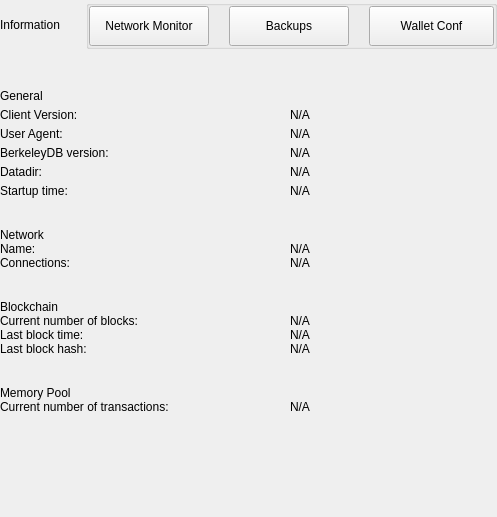
<?xml version="1.0" encoding="UTF-8"?>
<ui version="4.0">
 <class>SettingsInformationWidget</class>
 <widget class="QWidget" name="SettingsInformationWidget">
  <property name="geometry">
   <rect>
    <x>0</x>
    <y>0</y>
    <width>497</width>
    <height>517</height>
   </rect>
  </property>
  <property name="windowTitle">
   <string notr="true">N/A</string>
  </property>
  <layout class="QVBoxLayout" name="verticalLayout">
   <property name="spacing">
    <number>0</number>
   </property>
   <property name="leftMargin">
    <number>0</number>
   </property>
   <property name="topMargin">
    <number>0</number>
   </property>
   <property name="rightMargin">
    <number>0</number>
   </property>
   <property name="bottomMargin">
    <number>0</number>
   </property>
   <item>
    <widget class="QWidget" name="left" native="true">
     <layout class="QVBoxLayout" name="verticalLayout_3">
      <property name="leftMargin">
       <number>0</number>
      </property>
      <property name="topMargin">
       <number>0</number>
      </property>
      <property name="rightMargin">
       <number>0</number>
      </property>
      <property name="bottomMargin">
       <number>0</number>
      </property>
      <item>
       <layout class="QVBoxLayout" name="verticalLayout_2">
        <property name="spacing">
         <number>0</number>
        </property>
        <item>
         <layout class="QHBoxLayout" name="horizontalLayout_3">
          <property name="spacing">
           <number>0</number>
          </property>
          <item>
           <widget class="QLabel" name="labelTitle">
            <property name="text">
             <string>Information</string>
            </property>
           </widget>
          </item>
          <item>
           <spacer name="horizontalSpacer">
            <property name="orientation">
             <enum>Qt::Horizontal</enum>
            </property>
            <property name="sizeHint" stdset="0">
             <size>
              <width>40</width>
              <height>20</height>
             </size>
            </property>
           </spacer>
          </item>
          <item>
           <widget class="QGroupBox" name="groupBox">
            <property name="title">
             <string/>
            </property>
            <layout class="QHBoxLayout" name="horizontalLayout_4">
             <property name="spacing">
              <number>20</number>
             </property>
             <property name="leftMargin">
              <number>0</number>
             </property>
             <property name="topMargin">
              <number>0</number>
             </property>
             <property name="rightMargin">
              <number>0</number>
             </property>
             <property name="bottomMargin">
              <number>0</number>
             </property>
             <item>
              <widget class="QPushButton" name="pushButtonNetworkMonitor">
               <property name="minimumSize">
                <size>
                 <width>120</width>
                 <height>40</height>
                </size>
               </property>
               <property name="maximumSize">
                <size>
                 <width>16777215</width>
                 <height>40</height>
                </size>
               </property>
               <property name="focusPolicy">
                <enum>Qt::NoFocus</enum>
               </property>
               <property name="text">
                <string>Network Monitor</string>
               </property>
              </widget>
             </item>
             <item>
              <widget class="QPushButton" name="pushButtonBackups">
               <property name="minimumSize">
                <size>
                 <width>120</width>
                 <height>40</height>
                </size>
               </property>
               <property name="maximumSize">
                <size>
                 <width>120</width>
                 <height>40</height>
                </size>
               </property>
               <property name="focusPolicy">
                <enum>Qt::NoFocus</enum>
               </property>
               <property name="text">
                <string>Backups</string>
               </property>
               <property name="checkable">
                <bool>false</bool>
               </property>
               <property name="autoExclusive">
                <bool>false</bool>
               </property>
              </widget>
             </item>
             <item>
              <widget class="QPushButton" name="pushButtonFile">
               <property name="minimumSize">
                <size>
                 <width>125</width>
                 <height>40</height>
                </size>
               </property>
               <property name="maximumSize">
                <size>
                 <width>125</width>
                 <height>40</height>
                </size>
               </property>
               <property name="focusPolicy">
                <enum>Qt::NoFocus</enum>
               </property>
               <property name="text">
                <string>Wallet Conf</string>
               </property>
               <property name="checkable">
                <bool>false</bool>
               </property>
               <property name="checked">
                <bool>false</bool>
               </property>
               <property name="autoExclusive">
                <bool>false</bool>
               </property>
              </widget>
             </item>
            </layout>
           </widget>
          </item>
         </layout>
        </item>
        <item>
         <spacer name="verticalSpacer_2">
          <property name="orientation">
           <enum>Qt::Vertical</enum>
          </property>
          <property name="sizeType">
           <enum>QSizePolicy::Fixed</enum>
          </property>
          <property name="sizeHint" stdset="0">
           <size>
            <width>20</width>
            <height>40</height>
           </size>
          </property>
         </spacer>
        </item>
        <item>
         <widget class="QWidget" name="layoutOptions1" native="true">
          <layout class="QVBoxLayout" name="verticalLayout_9">
           <property name="spacing">
            <number>5</number>
           </property>
           <property name="leftMargin">
            <number>0</number>
           </property>
           <property name="topMargin">
            <number>0</number>
           </property>
           <property name="rightMargin">
            <number>0</number>
           </property>
           <property name="bottomMargin">
            <number>10</number>
           </property>
           <item>
            <widget class="QLabel" name="labelTitleGeneral">
             <property name="text">
              <string>General</string>
             </property>
            </widget>
           </item>
           <item>
            <layout class="QHBoxLayout" name="horizontalLayout" stretch="0,1">
             <property name="spacing">
              <number>0</number>
             </property>
             <item>
              <widget class="QLabel" name="labelTitleClient">
               <property name="minimumSize">
                <size>
                 <width>290</width>
                 <height>0</height>
                </size>
               </property>
               <property name="maximumSize">
                <size>
                 <width>290</width>
                 <height>16777215</height>
                </size>
               </property>
               <property name="text">
                <string>Client Version:</string>
               </property>
              </widget>
             </item>
             <item>
              <widget class="QLabel" name="labelInfoClient">
               <property name="cursor">
                <cursorShape>IBeamCursor</cursorShape>
               </property>
               <property name="text">
                <string notr="true">N/A</string>
               </property>
               <property name="textInteractionFlags">
                <set>Qt::LinksAccessibleByMouse|Qt::TextSelectableByKeyboard|Qt::TextSelectableByMouse</set>
               </property>
              </widget>
             </item>
            </layout>
           </item>
           <item>
            <layout class="QHBoxLayout" name="horizontalAgent" stretch="0,1">
             <property name="spacing">
              <number>0</number>
             </property>
             <item>
              <widget class="QLabel" name="labelTitleAgent">
               <property name="minimumSize">
                <size>
                 <width>290</width>
                 <height>0</height>
                </size>
               </property>
               <property name="maximumSize">
                <size>
                 <width>290</width>
                 <height>16777215</height>
                </size>
               </property>
               <property name="text">
                <string>User Agent:</string>
               </property>
              </widget>
             </item>
             <item>
              <widget class="QLabel" name="labelInfoAgent">
               <property name="cursor">
                <cursorShape>IBeamCursor</cursorShape>
               </property>
               <property name="text">
                <string notr="true">N/A</string>
               </property>
               <property name="textInteractionFlags">
                <set>Qt::LinksAccessibleByMouse|Qt::TextSelectableByKeyboard|Qt::TextSelectableByMouse</set>
               </property>
              </widget>
             </item>
            </layout>
           </item>
           <item>
            <layout class="QHBoxLayout" name="horizontalBerkely" stretch="0,1">
             <property name="spacing">
              <number>0</number>
             </property>
             <item>
              <widget class="QLabel" name="labelTitleBerkeley">
               <property name="minimumSize">
                <size>
                 <width>290</width>
                 <height>0</height>
                </size>
               </property>
               <property name="maximumSize">
                <size>
                 <width>290</width>
                 <height>16777215</height>
                </size>
               </property>
               <property name="text">
                <string>BerkeleyDB version:</string>
               </property>
              </widget>
             </item>
             <item>
              <widget class="QLabel" name="labelInfoBerkeley">
               <property name="cursor">
                <cursorShape>IBeamCursor</cursorShape>
               </property>
               <property name="text">
                <string notr="true">N/A</string>
               </property>
               <property name="textInteractionFlags">
                <set>Qt::LinksAccessibleByMouse|Qt::TextSelectableByKeyboard|Qt::TextSelectableByMouse</set>
               </property>
              </widget>
             </item>
            </layout>
           </item>
           <item>
            <layout class="QHBoxLayout" name="horizontalDataDir" stretch="0,1">
             <property name="spacing">
              <number>0</number>
             </property>
             <item>
              <widget class="QLabel" name="labelTitleDataDir">
               <property name="minimumSize">
                <size>
                 <width>290</width>
                 <height>0</height>
                </size>
               </property>
               <property name="maximumSize">
                <size>
                 <width>290</width>
                 <height>16777215</height>
                </size>
               </property>
               <property name="text">
                <string>Datadir:</string>
               </property>
              </widget>
             </item>
             <item>
              <widget class="QLabel" name="labelInfoDataDir">
               <property name="cursor">
                <cursorShape>IBeamCursor</cursorShape>
               </property>
               <property name="text">
                <string notr="true">N/A</string>
               </property>
               <property name="wordWrap">
                <bool>true</bool>
               </property>
               <property name="textInteractionFlags">
                <set>Qt::LinksAccessibleByMouse|Qt::TextSelectableByKeyboard|Qt::TextSelectableByMouse</set>
               </property>
              </widget>
             </item>
            </layout>
           </item>
           <item>
            <layout class="QHBoxLayout" name="horizontalTime" stretch="0,1">
             <property name="spacing">
              <number>0</number>
             </property>
             <item>
              <widget class="QLabel" name="labelTitleTime">
               <property name="minimumSize">
                <size>
                 <width>290</width>
                 <height>0</height>
                </size>
               </property>
               <property name="maximumSize">
                <size>
                 <width>290</width>
                 <height>16777215</height>
                </size>
               </property>
               <property name="text">
                <string>Startup time:</string>
               </property>
              </widget>
             </item>
             <item>
              <widget class="QLabel" name="labelInfoTime">
               <property name="cursor">
                <cursorShape>IBeamCursor</cursorShape>
               </property>
               <property name="text">
                <string notr="true">N/A</string>
               </property>
               <property name="textInteractionFlags">
                <set>Qt::LinksAccessibleByMouse|Qt::TextSelectableByKeyboard|Qt::TextSelectableByMouse</set>
               </property>
              </widget>
             </item>
            </layout>
           </item>
          </layout>
         </widget>
        </item>
        <item>
         <spacer name="verticalSpacer_3">
          <property name="orientation">
           <enum>Qt::Vertical</enum>
          </property>
          <property name="sizeType">
           <enum>QSizePolicy::Minimum</enum>
          </property>
          <property name="sizeHint" stdset="0">
           <size>
            <width>20</width>
            <height>20</height>
           </size>
          </property>
         </spacer>
        </item>
        <item>
         <widget class="QLabel" name="labelTitleNetwork">
          <property name="text">
           <string>Network</string>
          </property>
         </widget>
        </item>
        <item>
         <layout class="QHBoxLayout" name="horizontalName" stretch="0,1">
          <property name="spacing">
           <number>0</number>
          </property>
          <item>
           <widget class="QLabel" name="labelTitleName">
            <property name="minimumSize">
             <size>
              <width>290</width>
              <height>0</height>
             </size>
            </property>
            <property name="maximumSize">
             <size>
              <width>290</width>
              <height>16777215</height>
             </size>
            </property>
            <property name="text">
             <string>Name:</string>
            </property>
           </widget>
          </item>
          <item>
           <widget class="QLabel" name="labelInfoName">
            <property name="cursor">
             <cursorShape>IBeamCursor</cursorShape>
            </property>
            <property name="text">
             <string notr="true">N/A</string>
            </property>
            <property name="textInteractionFlags">
             <set>Qt::LinksAccessibleByMouse|Qt::TextSelectableByKeyboard|Qt::TextSelectableByMouse</set>
            </property>
           </widget>
          </item>
         </layout>
        </item>
        <item>
         <layout class="QHBoxLayout" name="horizontalConnections" stretch="0,1">
          <property name="spacing">
           <number>0</number>
          </property>
          <item>
           <widget class="QLabel" name="labelTitleConnections">
            <property name="minimumSize">
             <size>
              <width>290</width>
              <height>0</height>
             </size>
            </property>
            <property name="maximumSize">
             <size>
              <width>290</width>
              <height>16777215</height>
             </size>
            </property>
            <property name="text">
             <string>Connections:</string>
            </property>
           </widget>
          </item>
          <item>
           <widget class="QLabel" name="labelInfoConnections">
            <property name="cursor">
             <cursorShape>IBeamCursor</cursorShape>
            </property>
            <property name="text">
             <string notr="true">N/A</string>
            </property>
            <property name="textInteractionFlags">
             <set>Qt::LinksAccessibleByMouse|Qt::TextSelectableByKeyboard|Qt::TextSelectableByMouse</set>
            </property>
           </widget>
          </item>
         </layout>
        </item>
        <item>
         <widget class="QWidget" name="layoutOptions2" native="true">
          <layout class="QHBoxLayout" name="horizontalMasternodes" stretch="">
           <property name="spacing">
            <number>0</number>
           </property>
           <property name="leftMargin">
            <number>0</number>
           </property>
           <property name="topMargin">
            <number>0</number>
           </property>
           <property name="rightMargin">
            <number>0</number>
           </property>
           <property name="bottomMargin">
            <number>10</number>
           </property>
          </layout>
         </widget>
        </item>
        <item>
         <spacer name="verticalSpacer_4">
          <property name="orientation">
           <enum>Qt::Vertical</enum>
          </property>
          <property name="sizeType">
           <enum>QSizePolicy::Minimum</enum>
          </property>
          <property name="sizeHint" stdset="0">
           <size>
            <width>20</width>
            <height>20</height>
           </size>
          </property>
         </spacer>
        </item>
        <item>
         <widget class="QLabel" name="labelTitleBlockchain">
          <property name="text">
           <string>Blockchain</string>
          </property>
         </widget>
        </item>
        <item>
         <layout class="QHBoxLayout" name="horizontalBlockNumber" stretch="0,1">
          <property name="spacing">
           <number>0</number>
          </property>
          <item>
           <widget class="QLabel" name="labelTitleBlockNumber">
            <property name="minimumSize">
             <size>
              <width>290</width>
              <height>0</height>
             </size>
            </property>
            <property name="maximumSize">
             <size>
              <width>290</width>
              <height>16777215</height>
             </size>
            </property>
            <property name="text">
             <string>Current number of blocks:</string>
            </property>
           </widget>
          </item>
          <item>
           <widget class="QLabel" name="labelInfoBlockNumber">
            <property name="cursor">
             <cursorShape>IBeamCursor</cursorShape>
            </property>
            <property name="text">
             <string notr="true">N/A</string>
            </property>
            <property name="textInteractionFlags">
             <set>Qt::LinksAccessibleByMouse|Qt::TextSelectableByKeyboard|Qt::TextSelectableByMouse</set>
            </property>
           </widget>
          </item>
         </layout>
        </item>
        <item>
         <layout class="QHBoxLayout" name="horizontalBlockTime" stretch="0,1">
          <property name="spacing">
           <number>0</number>
          </property>
          <item>
           <widget class="QLabel" name="labelTitleBlockTime">
            <property name="minimumSize">
             <size>
              <width>290</width>
              <height>0</height>
             </size>
            </property>
            <property name="maximumSize">
             <size>
              <width>290</width>
              <height>16777215</height>
             </size>
            </property>
            <property name="text">
             <string>Last block time:</string>
            </property>
           </widget>
          </item>
          <item>
           <widget class="QLabel" name="labelInfoBlockTime">
            <property name="cursor">
             <cursorShape>IBeamCursor</cursorShape>
            </property>
            <property name="text">
             <string notr="true">N/A</string>
            </property>
            <property name="textInteractionFlags">
             <set>Qt::LinksAccessibleByMouse|Qt::TextSelectableByKeyboard|Qt::TextSelectableByMouse</set>
            </property>
           </widget>
          </item>
         </layout>
        </item>
        <item>
         <widget class="QWidget" name="layoutOptions3" native="true">
          <layout class="QHBoxLayout" name="horizontalBlockHash" stretch="0,1">
           <property name="spacing">
            <number>0</number>
           </property>
           <property name="leftMargin">
            <number>0</number>
           </property>
           <property name="topMargin">
            <number>0</number>
           </property>
           <property name="rightMargin">
            <number>0</number>
           </property>
           <property name="bottomMargin">
            <number>10</number>
           </property>
           <item>
            <widget class="QLabel" name="labelTitleBlockHash">
             <property name="minimumSize">
              <size>
               <width>290</width>
               <height>0</height>
              </size>
             </property>
             <property name="maximumSize">
              <size>
               <width>290</width>
               <height>16777215</height>
              </size>
             </property>
             <property name="text">
              <string>Last block hash:</string>
             </property>
            </widget>
           </item>
           <item>
            <widget class="QLabel" name="labelInfoBlockHash">
             <property name="cursor">
              <cursorShape>IBeamCursor</cursorShape>
             </property>
             <property name="text">
              <string notr="true">N/A</string>
             </property>
             <property name="textInteractionFlags">
              <set>Qt::LinksAccessibleByMouse|Qt::TextSelectableByKeyboard|Qt::TextSelectableByMouse</set>
             </property>
            </widget>
           </item>
          </layout>
         </widget>
        </item>
        <item>
         <spacer name="verticalSpacer_5">
          <property name="orientation">
           <enum>Qt::Vertical</enum>
          </property>
          <property name="sizeType">
           <enum>QSizePolicy::Fixed</enum>
          </property>
          <property name="sizeHint" stdset="0">
           <size>
            <width>20</width>
            <height>20</height>
           </size>
          </property>
         </spacer>
        </item>
        <item>
         <widget class="QLabel" name="labelTitleMemory">
          <property name="text">
           <string>Memory Pool</string>
          </property>
         </widget>
        </item>
        <item>
         <layout class="QHBoxLayout" name="horizontalNumberTransactions" stretch="0,1">
          <property name="spacing">
           <number>0</number>
          </property>
          <item>
           <widget class="QLabel" name="labelTitleNumberTransactions">
            <property name="minimumSize">
             <size>
              <width>290</width>
              <height>0</height>
             </size>
            </property>
            <property name="maximumSize">
             <size>
              <width>290</width>
              <height>16777215</height>
             </size>
            </property>
            <property name="text">
             <string>Current number of transactions:</string>
            </property>
           </widget>
          </item>
          <item>
           <widget class="QLabel" name="labelInfoNumberTransactions">
            <property name="text">
             <string notr="true">N/A</string>
            </property>
           </widget>
          </item>
         </layout>
        </item>
        <item>
         <spacer name="verticalSpacer">
          <property name="orientation">
           <enum>Qt::Vertical</enum>
          </property>
          <property name="sizeHint" stdset="0">
           <size>
            <width>20</width>
            <height>40</height>
           </size>
          </property>
         </spacer>
        </item>
       </layout>
      </item>
     </layout>
    </widget>
   </item>
  </layout>
 </widget>
 <resources/>
 <connections/>
</ui>
